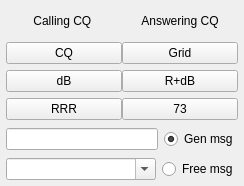
               <widget class="QWidget" name="tab_2">
                <attribute name="title">
                 <string>2</string>
                </attribute>
                <layout class="QVBoxLayout" name="verticalLayout_4">
                 <property name="leftMargin">
                  <number>6</number>
                 </property>
                 <property name="topMargin">
                  <number>6</number>
                 </property>
                 <property name="rightMargin">
                  <number>6</number>
                 </property>
                 <property name="bottomMargin">
                  <number>6</number>
                 </property>
                 <item>
                  <layout class="QGridLayout" name="gridLayout_4">
                   <property name="horizontalSpacing">
                    <number>0</number>
                   </property>
                   <item row="0" column="0">
                    <widget class="QLabel" name="label_9">
                     <property name="sizePolicy">
                      <sizepolicy hsizetype="Preferred" vsizetype="Preferred">
                       <horstretch>2</horstretch>
                       <verstretch>0</verstretch>
                      </sizepolicy>
                     </property>
                     <property name="minimumSize">
                      <size>
                       <width>0</width>
                       <height>30</height>
                      </size>
                     </property>
                     <property name="maximumSize">
                      <size>
                       <width>16777215</width>
                       <height>30</height>
                      </size>
                     </property>
                     <property name="text">
                      <string>Calling CQ </string>
                     </property>
                     <property name="alignment">
                      <set>Qt::AlignCenter</set>
                     </property>
                    </widget>
                   </item>
                   <item row="1" column="0">
                    <widget class="QPushButton" name="pbCallCQ">
                     <property name="sizePolicy">
                      <sizepolicy hsizetype="Minimum" vsizetype="Fixed">
                       <horstretch>2</horstretch>
                       <verstretch>0</verstretch>
                      </sizepolicy>
                     </property>
                     <property name="toolTip">
                      <string>Generate a CQ message</string>
                     </property>
                     <property name="text">
                      <string>CQ</string>
                     </property>
                    </widget>
                   </item>
                   <item row="3" column="0">
                    <widget class="QPushButton" name="pbSendRRR">
                     <property name="sizePolicy">
                      <sizepolicy hsizetype="Minimum" vsizetype="Fixed">
                       <horstretch>2</horstretch>
                       <verstretch>0</verstretch>
                      </sizepolicy>
                     </property>
                     <property name="toolTip">
                      <string>Generate message with RRR</string>
                     </property>
                     <property name="text">
                      <string>RRR</string>
                     </property>
                    </widget>
                   </item>
                   <item row="2" column="0">
                    <widget class="QPushButton" name="pbAnswerCaller">
                     <property name="sizePolicy">
                      <sizepolicy hsizetype="Minimum" vsizetype="Fixed">
                       <horstretch>2</horstretch>
                       <verstretch>0</verstretch>
                      </sizepolicy>
                     </property>
                     <property name="toolTip">
                      <string>Generate message with report</string>
                     </property>
                     <property name="text">
                      <string>dB</string>
                     </property>
                    </widget>
                   </item>
                   <item row="0" column="1">
                    <widget class="QLabel" name="label_10">
                     <property name="sizePolicy">
                      <sizepolicy hsizetype="Preferred" vsizetype="Preferred">
                       <horstretch>2</horstretch>
                       <verstretch>0</verstretch>
                      </sizepolicy>
                     </property>
                     <property name="minimumSize">
                      <size>
                       <width>0</width>
                       <height>30</height>
                      </size>
                     </property>
                     <property name="maximumSize">
                      <size>
                       <width>16777215</width>
                       <height>30</height>
                      </size>
                     </property>
                     <property name="text">
                      <string>Answering CQ</string>
                     </property>
                     <property name="alignment">
                      <set>Qt::AlignCenter</set>
                     </property>
                    </widget>
                   </item>
                   <item row="1" column="1">
                    <widget class="QPushButton" name="pbAnswerCQ">
                     <property name="sizePolicy">
                      <sizepolicy hsizetype="Minimum" vsizetype="Fixed">
                       <horstretch>2</horstretch>
                       <verstretch>0</verstretch>
                      </sizepolicy>
                     </property>
                     <property name="toolTip">
                      <string>Generate message for replying to a CQ</string>
                     </property>
                     <property name="text">
                      <string>Grid</string>
                     </property>
                    </widget>
                   </item>
                   <item row="2" column="1">
                    <widget class="QPushButton" name="pbSendReport">
                     <property name="sizePolicy">
                      <sizepolicy hsizetype="Minimum" vsizetype="Fixed">
                       <horstretch>2</horstretch>
                       <verstretch>0</verstretch>
                      </sizepolicy>
                     </property>
                     <property name="toolTip">
                      <string>Generate message with R+report</string>
                     </property>
                     <property name="text">
                      <string>R+dB</string>
                     </property>
                    </widget>
                   </item>
                   <item row="3" column="1">
                    <widget class="QPushButton" name="pbSend73">
                     <property name="sizePolicy">
                      <sizepolicy hsizetype="Minimum" vsizetype="Fixed">
                       <horstretch>2</horstretch>
                       <verstretch>0</verstretch>
                      </sizepolicy>
                     </property>
                     <property name="toolTip">
                      <string>Generate message with 73</string>
                     </property>
                     <property name="text">
                      <string>73</string>
                     </property>
                    </widget>
                   </item>
                  </layout>
                 </item>
                 <item>
                  <layout class="QHBoxLayout" name="horizontalLayout_3">
                   <item>
                    <widget class="QLineEdit" name="genMsg">
                     <property name="sizePolicy">
                      <sizepolicy hsizetype="Expanding" vsizetype="Fixed">
                       <horstretch>3</horstretch>
                       <verstretch>0</verstretch>
                      </sizepolicy>
                     </property>
                    </widget>
                   </item>
                   <item>
                    <widget class="QRadioButton" name="rbGenMsg">
                     <property name="sizePolicy">
                      <sizepolicy hsizetype="Minimum" vsizetype="Fixed">
                       <horstretch>1</horstretch>
                       <verstretch>0</verstretch>
                      </sizepolicy>
                     </property>
                     <property name="minimumSize">
                      <size>
                       <width>0</width>
                       <height>26</height>
                      </size>
                     </property>
                     <property name="toolTip">
                      <string>Send this standard (generated) message</string>
                     </property>
                     <property name="text">
                      <string>Gen msg</string>
                     </property>
                     <property name="checked">
                      <bool>true</bool>
                     </property>
                    </widget>
                   </item>
                  </layout>
                 </item>
                 <item>
                  <layout class="QHBoxLayout" name="horizontalLayout">
                   <item>
                    <widget class="QComboBox" name="freeTextMsg">
                     <property name="sizePolicy">
                      <sizepolicy hsizetype="Preferred" vsizetype="Fixed">
                       <horstretch>3</horstretch>
                       <verstretch>0</verstretch>
                      </sizepolicy>
                     </property>
                     <property name="minimumSize">
                      <size>
                       <width>150</width>
                       <height>0</height>
                      </size>
                     </property>
                     <property name="toolTip">
                      <string>Enter a free text message (maximum 13 characters)
or select a predefined macro from the dropdown list.
Press ENTER to add the current text to the predefined
list. The list can be maintained in Settings (F2).</string>
                     </property>
                     <property name="editable">
                      <bool>true</bool>
                     </property>
                     <property name="insertPolicy">
                      <enum>QComboBox::InsertAtBottom</enum>
                     </property>
                    </widget>
                   </item>
                   <item>
                    <widget class="QRadioButton" name="rbFreeText">
                     <property name="sizePolicy">
                      <sizepolicy hsizetype="Minimum" vsizetype="Fixed">
                       <horstretch>1</horstretch>
                       <verstretch>0</verstretch>
                      </sizepolicy>
                     </property>
                     <property name="toolTip">
                      <string>Send this free-text message (max 13 characters)</string>
                     </property>
                     <property name="text">
                      <string>Free msg</string>
                     </property>
                    </widget>
                   </item>
                  </layout>
                 </item>
                </layout>
               </widget>
